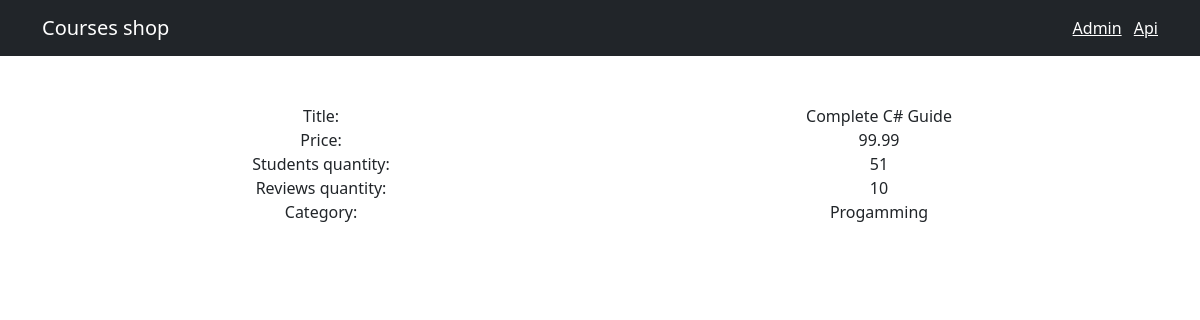
The page /5 on the database its author committed.
### shop/models.py (models this page shows, shortened)
class Course(models.Model):
    title = models.CharField(max_length=300)
    price = models.FloatField()
    students_qty = models.IntegerField()
    reviews_qty = models.IntegerField()
    category = models.ForeignKey(Category, on_delete=models.CASCADE)
    created_at = models.DateTimeField(default=timezone.now)

class Category(models.Model):
    title = models.CharField(max_length=255)
    created_at = models.DateTimeField(default=timezone.now)

### shop/views.py (the view)
# urls.py: path('<int:course_id>', views.single_course, name='single_course')
def single_course(request, course_id):
    course = get_object_or_404(Course, pk=course_id)
    return render(request, 'single_course.html', {'course': course})

### shop/templates/single_course.html (shortened to what this page needs)
{% extends 'base.html'%}
{% block content %}
<div class="container text-center">
    <div class="row mt-5">
        <div class="col">
            Title:
        </div>
        <div class="col">
            {{course.title}}
        </div>
    </div>
    <div class="row">
        <div class="col">
            Price:
        </div>
        <div class="col">
            {{course.price}}
        </div>
    </div>
    <div class="row">
        <div class="col">
            Students quantity:
        </div>
        <div class="col">
            {{course.students_qty}}
        </div>
    </div>
    <div class="row">
        <div class="col">
            Reviews quantity:
        </div>
        <div class="col">
            {{course.reviews_qty}}
        </div>
    </div>
    <div class="row">
        <div class="col">
           Category:
        </div>
        <div class="col">
            {{course.category.title}}
        </div>
    </div>
</div>
{% endblock %}

### rows shown on the page
Course: title "Complete C# Guide", price "99.99", students_qty "51", reviews_qty "10", category "Progamming"
